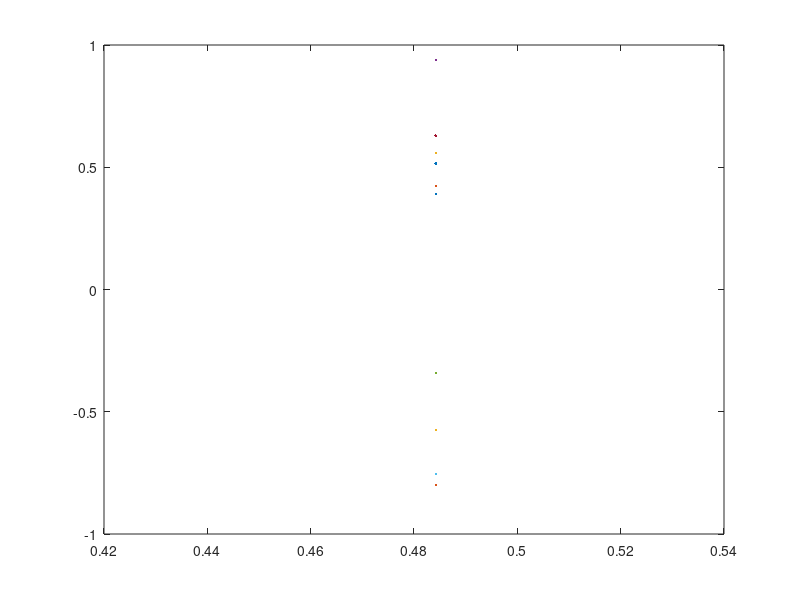

Write MATLAB code to recreate this figure. (Note: this script raises an error after producing the figure.)
clear;clc;close all
t = [23 25 34 70 200 229 501 509 593 685];
h = [0.3907 0.4226 0.5592 0.9397 -0.342 -0.7547 0.6293 0.515 -0.7986 -0.5736];

df = numel(h)-1;

N = numel(h);
mean_h_population = 0;
mean_h_sample = mean(h);
S = sqrt(sum((h-mean_h_sample).^2)/(N-1));
t = (mean_h_sample-mean_h_population)/(S/sqrt(N));

figure
plot(t,h)
figure
histogram